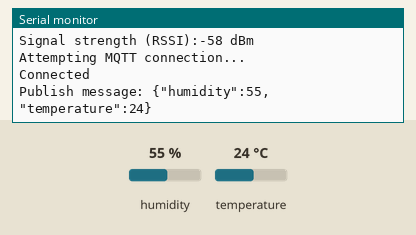
The sketch below on a simulated Arduino Uno, built with avr-gcc and run on an emulated ATmega328P. Shown: the last lines printed to the serial monitor. The test bench sets the inputs (shaded band); at power-on: humidity 55 %, temperature 24 °C. WiFi joins after 1.5 s; servers stay silent unless stated; no MQTT or app messages arrive unless stated.

Above: at 2.7 s.
2.8 s: humidity set to 22 %
At 4.4 s:
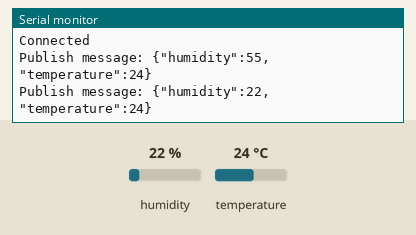
5.5 s: temperature set to 12 °C
At 7.2 s:
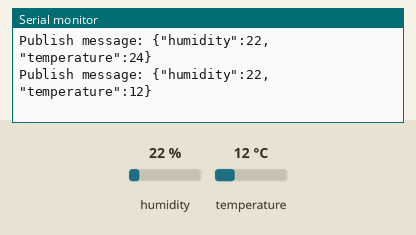
8.2 s: humidity set to 40 %
At 11.5 s:
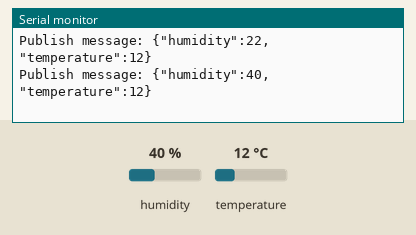
Timing chart, 0 to 13.0 s (numbered marks = the images above; inputs shaded):
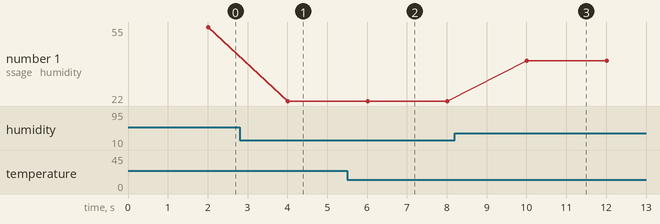

The sketch:

projectfypv1.ino
```cpp
#include <dht.h>
#include <PubSubClient.h>
#include "WiFiEsp.h"
#include "SoftwareSerial.h"
#include <ArduinoJson.h>

dht DHT;
WiFiEspClient client;
PubSubClient mqttClient(client);
SoftwareSerial WifiSerial(2, 3); // RX, TX

long lastMsg = 0;
char msg[50];

const char* ssid = "dlink-6478@unifi";
const char* pass = "1029384756";
const char* mqtt_server = "broker.hivemq.com";
int status = WL_IDLE_STATUS;     // the Wifi radio's status

#define DHT22_PIN 4

void setup() {
  Serial.begin(115200);
  setup_wifi();
  mqttClient.setServer(mqtt_server, 1883);
  mqttClient.setCallback(callback);
}

void setup_wifi() {
  WifiSerial.begin(9600);
  WiFi.init(&WifiSerial);

  // check for the presence of the shield
  if (WiFi.status() == WL_NO_SHIELD) {
    Serial.println("WiFi shield not present");
    // don't continue
    while (true);
  }

  // attempt to connect to WiFi network
  while ( status != WL_CONNECTED) {
    Serial.print("Attempting to connect to WPA SSID: ");
    Serial.println(ssid);
    // Connect to WPA/WPA2 network
    status = WiFi.begin(ssid, pass);
  }

  // you're connected now, so print out the data
  Serial.println("You're connected to the network");

  // print the SSID of the network you're attached to
  Serial.print("SSID: ");
  Serial.println(WiFi.SSID());

  // print your WiFi shield's IP address
  IPAddress ip = WiFi.localIP();
  Serial.print("IP Address: ");
  Serial.println(ip);

  // print the received signal strength
  long rssi = WiFi.RSSI();
  Serial.print("Signal strength (RSSI):");
  Serial.print(rssi);
  Serial.println(" dBm");
}

void callback(char* topic, byte* payload, unsigned int length) {
  Serial.print("Message arrived [");
  Serial.print(topic);
  Serial.print("] ");
  for (int i = 0; i < length; i++) {
    Serial.print((char)payload[i]);
  }
  Serial.println();
}

void reconnect() {

  // Loop until we're reconnected
  while (!mqttClient.connected()) {
    Serial.println("Attempting MQTT connection...");

    // Attempt to connect
    if (mqttClient.connect(NULL)) {
      Serial.println("Connected");
    } else {
      Serial.print("Failed, rc=");
      Serial.print(mqttClient.state());
      Serial.println(" try again in 5 seconds");

      // Wait 5 seconds before retrying
      delay(5000);
    }
  }
}

void loop() {
  //DHT.read22(DHT22_PIN);
  //Serial.print(DHT.humidity, 1);
  //Serial.println("");
  //Serial.print(DHT.temperature, 1);
  //Serial.println("");
  //delay(1000);

  if (!mqttClient.connected()) {
    reconnect();
  }
  mqttClient.loop();

  long now = millis();
  if (now - lastMsg > 2000) {
    lastMsg = now;

    StaticJsonDocument<200> doc;
    JsonObject root = doc.to<JsonObject>();

    DHT.read22(DHT22_PIN);

    root["humidity"] = DHT.humidity;
    root["temperature"] = DHT.temperature;

    serializeJson(root, msg);

    Serial.print("Publish message: ");
    Serial.println(msg);
    mqttClient.publish("sensor", msg);
  }
}
```

Measured:
- after the input at 2.8 s, the serial monitor: prints a new line after 1.2 s (image 1)
- after the input at 5.5 s, the serial monitor: prints a new line after 0.51 s (image 2)
- after the input at 8.2 s, the serial monitor: prints a new line after 1.8 s (image 3)
- plotted number 1: 55 → 22 after the input at 2.8 s, 22 → 40 after the input at 8.2 s
